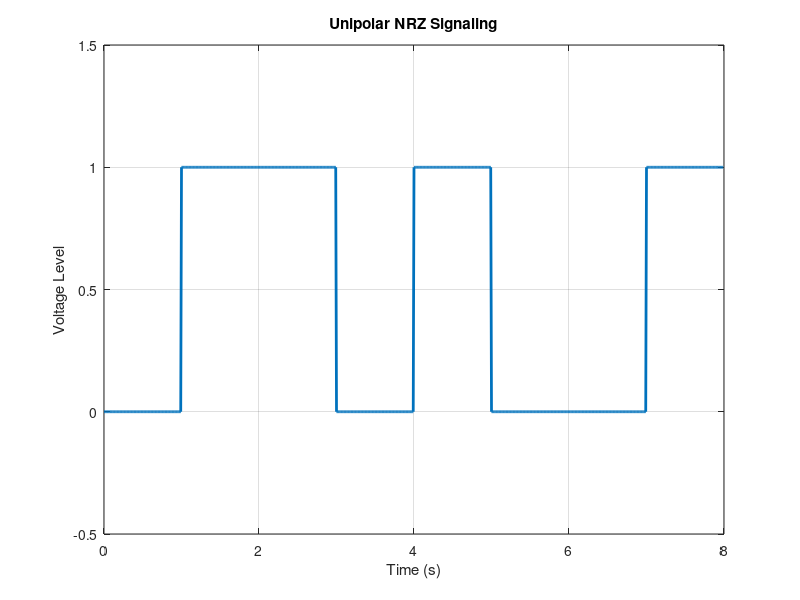

Reproduce this figure in MATLAB.
clc;
clear;
close all;
% Parameters
N = 8;
% Generate random binary data
binary_data = [0 1 1 0 1 0 0 1];
%binary_data = randi([0, 1], 1, N);
bit_duration = 1;  % Duration of each bit (in seconds)
sampling_rate = 100; % Sampling rate (samples per second)
% Create time vector
t = 0:1/sampling_rate:N*bit_duration - 1/sampling_rate;
% Generate Unipolar NRZ signal
unipolar_signal = repmat(binary_data, sampling_rate*bit_duration, 1);
unipolar_signal = unipolar_signal(:); % Convert to column vector
% Plotting
plot(t, unipolar_signal, 'linewidth', 2);
axis([0, N*bit_duration, -0.5, 1.5]);  % Set axis limits
grid on;
title("Unipolar NRZ Signaling");
xlabel('Time (s)');
ylabel('Voltage Level');
